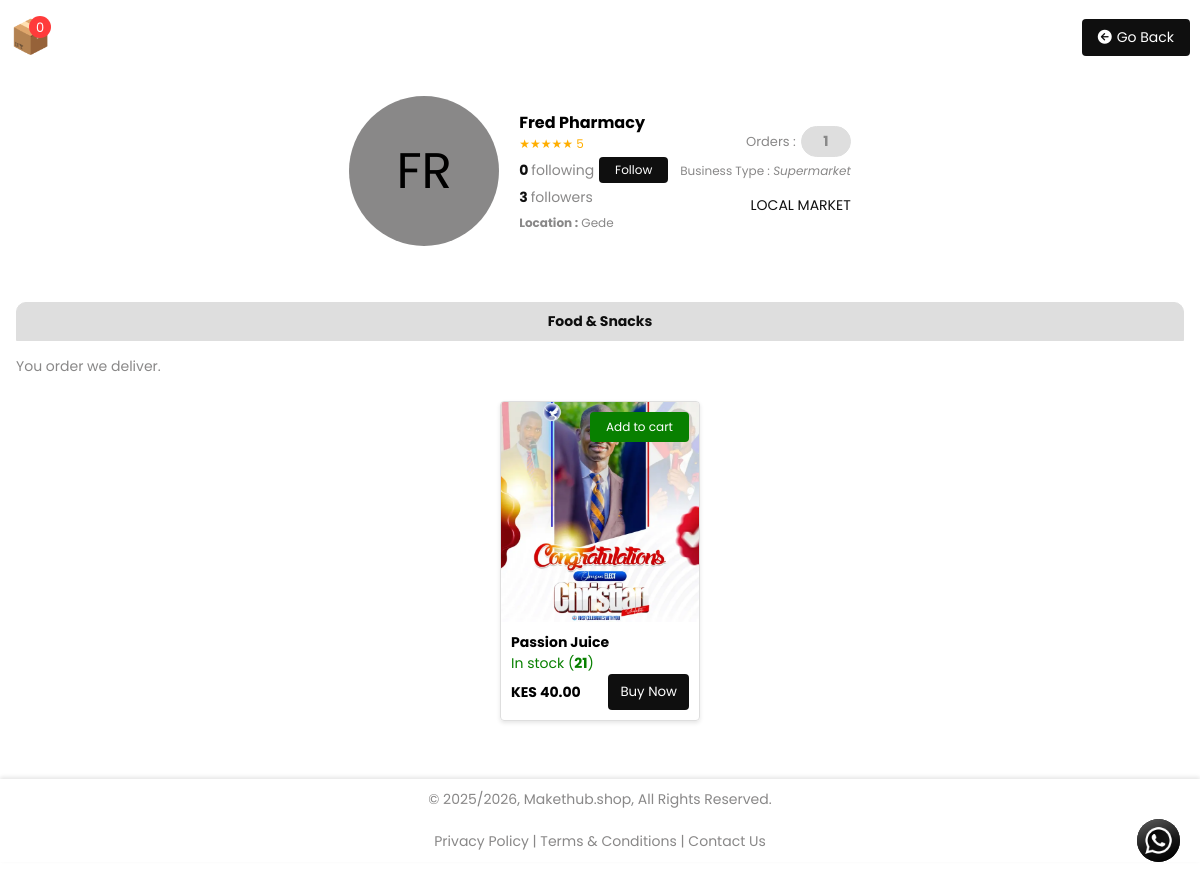
/marketDisplay.php?seller=19, run on the app's committed database.
### tables this page shows
CREATE TABLE `users` (
  `user_id` int(11) NOT NULL,
  `full_name` varchar(100) DEFAULT NULL,
  `username` varchar(100) NOT NULL,
  `email` varchar(255) NOT NULL,
  `phone` varchar(50) NOT NULL,
  `profile_image` varchar(255) DEFAULT NULL,
  `bio` text DEFAULT NULL,
  `password` varchar(255) NOT NULL,
  `account_type` enum('buyer','seller','sales_agent','administrator','property_owner') NOT NULL,
  `is_verified` tinyint(1) DEFAULT 0,
  `status` enum('active','suspended') DEFAULT 'active',
  `location_id` int(11) DEFAULT NULL,
  `country` varchar(100) NOT NULL DEFAULT 'Kenya',
  `county` varchar(100) NOT NULL,
  `ward` varchar(100) NOT NULL,
  `address` varchar(150) DEFAULT NULL,
  `business_name` varchar(50) DEFAULT NULL,
  `business_model` varchar(50) DEFAULT NULL,
  `business_type` varchar(50) DEFAULT NULL,
  `market_scope` varchar(50) DEFAULT NULL,
  `created_at` timestamp NOT NULL DEFAULT current_timestamp(),
  `updated_at` timestamp NULL DEFAULT NULL,
  `agency_code` varchar(50) DEFAULT NULL,
  `referred_by` int(11) DEFAULT NULL,
  `agent_activated_at` datetime DEFAULT NULL,
  `subscription_expires_at` datetime DEFAULT NULL,
  `must_change_password` tinyint(1) DEFAULT 0,
  `economic_period_count` int(11) DEFAULT NULL,
  `is_system` tinyint(1) DEFAULT 0
);

CREATE TABLE `productservicesrentals` (
  `product_id` int(11) NOT NULL,
  `user_id` int(11) NOT NULL,
  `product_name` varchar(255) NOT NULL,
  `category` varchar(100) NOT NULL,
  `price` decimal(10,2) NOT NULL,
  `stock_quantity` int(11) NOT NULL DEFAULT 0,
  `image_path` varchar(255) NOT NULL,
  `image_hash` varchar(32) DEFAULT NULL,
  `image_width` int(11) DEFAULT NULL,
  `image_height` int(11) DEFAULT NULL,
  `image_size_kb` int(11) DEFAULT NULL,
  `image_format` varchar(20) DEFAULT NULL,
  `status` enum('active','inactive') DEFAULT 'active',
  `created_at` timestamp NOT NULL DEFAULT current_timestamp(),
  `updated_at` timestamp NOT NULL DEFAULT current_timestamp() ON UPDATE current_timestamp(),
  `image_phash` varchar(32) DEFAULT NULL
);

### marketDisplay.php (the view, shortened to what this page needs)
<?php
require_once 'connection.php';
$isLoggedIn = isset($_SESSION['user_id']);
$userId = $isLoggedIn ? $_SESSION['user_id'] : null;
$buyerId = $userId;
$sellerId = (int)($_GET['seller'] ?? 0);
$sellerStmt = $conn->prepare("
  SELECT
    u.user_id,
    u.business_name,
    u.business_type,
    u.market_scope,
    u.address,
    u.profile_image,
    w.name AS ward,
    c.name AS county
  FROM users u
  LEFT JOIN locations w
    ON u.location_id = w.location_id AND w.type = 'ward'
  LEFT JOIN locations c
    ON w.parent_id = c.location_id AND c.type = 'county'
  WHERE u.user_id = ?
  AND u.account_type = 'seller'
  LIMIT 1
");
$sellerStmt->bind_param("i", $sellerId);
$sellerStmt->execute();
$seller = $sellerStmt->get_result()->fetch_assoc();
$followersStmt = $conn->prepare(
    "SELECT COUNT(*) FROM user_followers WHERE followed_id = ?"
);
$followersStmt->bind_param("i", $sellerId);
$followersStmt->execute();
$followersStmt->bind_result($followersCount);
$followingStmt = $conn->prepare(
    "SELECT COUNT(*) FROM user_followers WHERE follower_id = ?"
);
$followingStmt->bind_param("i", $sellerId);
$followingStmt->execute();
$followingStmt->bind_result($followingCount);
$checkFollow = $conn->prepare(
    "SELECT 1 FROM user_followers WHERE follower_id = ? AND followed_id = ?"
);
$checkFollow->bind_param("ii", $buyerId, $sellerId);
$checkFollow->execute();
$checkFollow->store_result();
$isFollowing = $checkFollow->num_rows > 0;
$productsByCategory = [];
$productStmt = $conn->prepare("
    SELECT
        product_id,
        product_name,
        category,
        stock_quantity,
        price,
        image_path
    FROM productservicesrentals
    WHERE user_id = ? AND status = 'active'
    ORDER BY created_at DESC
");
$productStmt->bind_param("i", $sellerId);
$productStmt->execute();
$result = $productStmt->get_result();
while ($row = $result->fetch_assoc()) {
    $category = $row['category'] ?? 'Uncategorized';
    $productsByCategory[$category][] = $row;
}
?>
<!DOCTYPE html>
<html lang="en">
<head>
  <link rel="stylesheet" href="assets/css/general.css">
  <link rel="stylesheet" href="https://cdnjs.cloudflare.com/ajax/libs/font-awesome/6.5.1/css/all.min.css">
</head>
<body>
  <div class="container">
    <section class="topSection">
      <div class="cart-wrapper" onclick="toggleCartBar()">
        <span class="cart-icon">📦</span>
        <span class="cart-count">0</span>
      </div>
      <button onclick="goBackHandler()">
        <i class="fa-solid fa-circle-arrow-left"></i><span>Go&nbsp;Back</span>
      </button>
    </section>
    <div id="whatsapp-button" onclick="toggleWhatsAppChat()">
      <img src="Images/Makethub WhatsApp Icon.avif" width="45" alt="Chat with us on WhatsApp">
    </div>
    <main class="sellerMain" id="marketMain">
      <div class="sellerProfileContainer">
        <div class="seller mDisplay">
          <div class="seller-left">
            <div class="avatar">
              <?php echo strtoupper(substr($seller['business_name'], 0, 2)); ?>
            </div>
            <div>
              <div class="name">
                <?php echo htmlspecialchars(ucwords(strtolower($seller['business_name']))); ?>
              </div>
              <div class="rating">
                ★★★★★ 5
              </div>
              <div class="meta">
                <h2 class="following-count" data-seller="<?php echo $sellerId; ?>">
                  <?php echo $followingCount; ?>&nbsp;<span>following</span>
                </h2>
                <h2
                  class="<?php echo $isFollowing  ? 'followingBtn' : 'followBtn'; ?>"
                  data-seller="<?php echo $seller['user_id']; ?>"
                >
                  <?php echo $isFollowing ? 'Following' : 'Follow'; ?>
                </h2>
              </div>
              <div class="meta">
                <h2 class="followers-count" data-seller="<?php echo $sellerId; ?>">
                  <?php echo $followersCount; ?>&nbsp;<span>followers</span>
                </h2>
              </div>
              <div class="bsInfo">
                <strong>Location :</strong>
                <?php echo htmlspecialchars(ucwords(strtolower($seller['address']))); ?>
              </div>
            </div>
          </div>
          <a href="" class="seller-right">
            <?php
              $orderCountStmt = $conn->prepare("
                SELECT COUNT(DISTINCT oi.order_id) AS total_orders
                FROM order_items oi
                JOIN orders o ON oi.order_id = o.order_id
                WHERE oi.seller_id = ?
                AND o.created_at >= DATE_SUB(NOW(), INTERVAL 30 DAY)
              ");
              $orderCountStmt->bind_param("i", $sellerId);
              $orderCountStmt->execute();
              $orderCountStmt->bind_result($totalOrders);
              $totalOrders = (int)$totalOrders;
              if ($totalOrders < 100) {
                  $displayOrders = $totalOrders;
                  $badgeClass = 'promoBadgeDefault';
              } elseif ($totalOrders < 200) {
                  $displayOrders = "100+";
                  $badgeClass = 'promoBadgeGoGold';
              } elseif ($totalOrders < 250) {
                  $displayOrders = "200+";
                  $badgeClass = 'promoBadgeGoPro';
              } else {
                  $displayOrders = "250+";
                  $badgeClass = 'promoBadgeGoPro';
              }
            ?>
            <div class="promo-badge-container">Orders :
              <p class="<?php echo $badgeClass; ?>">
                <?php echo $displayOrders; ?>
              </p>
            </div>
            <div class="bsType">
              Business Type :
              <i><?php echo ucwords(strtolower($seller['business_type'])); ?></i>
            </div>
            <div class="action">
              <h2><?php echo strtoupper($seller['market_scope']); ?> MARKET</h2>
            </div>
          </a>
        </div>
      </div>
      <div class="tabs-container">
        <div class="tabs">
          <?php
          $first = true;
          foreach ($productsByCategory as $category => $items):
              $safeId = preg_replace('/[^a-zA-Z0-9]/', '_', strtolower($category));
          ?>
              <button
                  class="tab-btn <?= $first ? 'active' : '' ?>"
                  data-tab="<?= $safeId ?>"
              >
                  <?= htmlspecialchars($category) ?>
              </button>
          <?php
              $first = false;
          endforeach;
          ?>
        </div>
        <div class="tab-content">
          <div class="tab-top">
            <p>You order we deliver.</p>
          </div>
        <?php
        $first = true;
        foreach ($productsByCategory as $category => $items):
            $safeId = preg_replace('/[^a-zA-Z0-9]/', '_', strtolower($category));
        ?>
            <div id="<?= $safeId ?>" class="tab-panel <?= $first ? 'active' : '' ?>">
                <div class="variables-grid">
                    <?php foreach ($items as $product): ?>
                        <div class="variable-card"
                            data-id="<?= $product['product_id']; ?>"
                            data-name="<?= htmlspecialchars($product['product_name']); ?>"
                            data-price="<?= $product['price']; ?>"
                            data-image="<?= $product['image_path']; ?>">
                            <button class="add-to-cart-btn">Add&nbsp;to&nbsp;cart</button>
                            <img class="variableAndSnacksImage"
                                src="<?= htmlspecialchars($product['image_path']); ?>"
                                alt="Product Image">
                            <div class="variable-content">
                              <div class="variable-title">
                                <?= htmlspecialchars($product['product_name']); ?>
                              </div>
                              <div class="stock
                                <?= ($product['stock_quantity'] > 5) ? 'in-stock' :
                                    (($product['stock_quantity'] > 0) ? 'low-stock' : 'out-stock') ?>">
                                <?= ($product['stock_quantity'] > 0)
                                    ? "In stock (<strong>{$product['stock_quantity']}</strong>)"
                                    : "Out of stock" ?>
                              </div>
                              <div class="price-row">
                                  <div class="price">
                                      KES <?= number_format($product['price'], 2); ?>
                                  </div>
                                  <button
                                    class="buy-btn"
                                    onclick="buyNow(this)"
                                    data-id="<?= $product['product_id']; ?>"
                                    data-name="<?= htmlspecialchars($product['product_name']); ?>"
                                    data-price="<?= $product['price']; ?>"
                                    data-image="<?= $product['image_path']; ?>"
                                    data-seller="<?= $sellerId; ?>"
                                    data-seller-name="<?= htmlspecialchars($seller['business_name']); ?>"
                                  >
                                    Buy&nbsp;Now
                                  </button>
                              </div>
                            </div>
                        </div>
                    <?php endforeach; ?>
                </div>
            </div>
        <?php
          $first = false;
        endforeach;
        ?>
        </div>
      </div>
    </main>
        <footer>
      <p>&copy; 2025/2026, Makethub.shop, All Rights Reserved.</p><br>
      <p>
        <a href="privacy.php">Privacy Policy</a> |
        <a href="terms.php">Terms & Conditions</a> |
        <a href="contact.php">Contact Us</a>
      </p>
    </footer>
  </div>
</body>
</html>

### data on the page
users: business_name "FR", business_name "Fred Pharmacy", address "Gede", business_type "Supermarket", market_scope "LOCAL"
productservicesrentals: category "Food & Snacks", image_path (picture), product_name "Passion Juice", stock_quantity "21", price "40.00"

### other printed values
$followingCount "0"
$followersCount "3"
$displayOrders "1"
